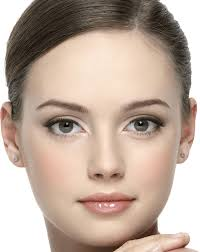
//> input picture opencvGlassImageTest/opencvGlassImageTest/face6.png, 200 x 252 px, given in place of the camera
$ ./opencvTest   (built with g++ and OpenCV 4)
//> lines starting //> are read from the running program, lines starting //| are printed output that depends on the picture; after the words box and inside, x2 and y2 are one past the last pixel; in counts of white or black regions, pixels touching at a corner belong together
#include "opencv2/objdetect.hpp"
#include "opencv2/videoio.hpp"
#include "opencv2/highgui.hpp"
#include "opencv2/imgproc.hpp"

#include <iostream>
#include <stdio.h>

using namespace std;
using namespace cv;

#define CAM_WIDTH 1280
#define CAM_HEIGHT 720

/** Function Headers */
void detectAndDisplay(Mat frame);

/** Global variables */
String face_cascade_name;
CascadeClassifier face_cascade;
String window_name = "Face detection";

/** @function main */
int main(int argc, const char** argv)
{
	face_cascade_name = "C:\\opencv\\opencv-4.1.0\\data\\haarcascades\\haarcascade_frontalface_alt.xml";
	if (!face_cascade.load(face_cascade_name)) { printf("--(!)Error loading face cascade\n"); return -1; };

	VideoCapture cam;
	Mat frame;

	int deviceID = 0;
	int apiID = cv::CAP_ANY;


	cam.open(deviceID + apiID);

	/*cam.set(CV_CAP_PROP_FRAME_WIDTH, CAM_WIDTH);
	cam.set(CV_CAP_PROP_FRAME_HEIGHT, CAM_HEIGHT);*/

	if (!cam.isOpened()) { printf("--(!)Error opening video cam\n"); return -1; }

	while (cam.read(frame))
	{
//> frame is the input picture: 252 rows x 200 cols, CV_8UC3; mean B, G, R 156.8, 170.3, 190.1
		if (frame.empty())
		{
			printf(" --(!) No camd frame -- Break!");
			break;
		}

		detectAndDisplay(frame);
		char c = (char)waitKey(10);
		if (c == 27) { break; }
	}
	return 0;
}

/** @function detectAndDisplay */
void detectAndDisplay(Mat frame)
{
	std::vector<Rect> faces;
	Mat frame_gray;

	cvtColor(frame, frame_gray, COLOR_BGR2GRAY);
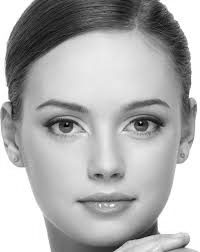
//> frame_gray: 252 rows x 200 cols, CV_8UC1; min 1, max 255, mean 174.7
	equalizeHist(frame_gray, frame_gray);
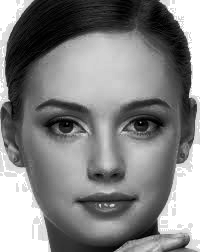
//> frame_gray: 252 rows x 200 cols, CV_8UC1; min 0, max 255, mean 130.2

	face_cascade.detectMultiScale(frame_gray, faces, 1.1, 2, 0 | CASCADE_SCALE_IMAGE, Size(3, 3));
//> faces = 1 Rect (x, y, width, height): [25, 63, 159, 159]

	for (size_t i = 0; i < faces.size(); i++)
	{
		Point center(faces[i].x + faces[i].width / 2, faces[i].y + faces[i].height / 2);
		ellipse(frame, center, Size(faces[i].width / 2, faces[i].height / 2),
			0, 0, 360, Scalar(0, 0, 255), 4, 8, 0);

	}
//> this loop made 1 pass
//> center on pass 1: Point(104, 142)
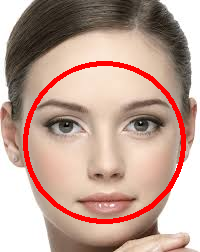
//> frame: 252 rows x 200 cols, CV_8UC3; 4.89% of pixels changed, all inside (x1, y1, x2, y2) = (23, 61, 186, 224)
//> the Esc key is pressed

	imshow(window_name, frame);
}
